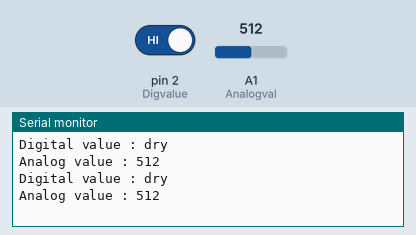
This sketch was run on a simulated Arduino Uno, built with avr-gcc and run on an emulated ATmega328P. On the bench: the last lines printed to the serial monitor. The test bench sets the inputs (shaded band); at power-on: pin 2 (Digvalue) HIGH, A1 (Analogval) = 512.

Above: at 1.8 s.
1.9 s: pin 2 (Digvalue) driven LOW
4.5 s: A1 (Analogval) set to 716
At 5.8 s:
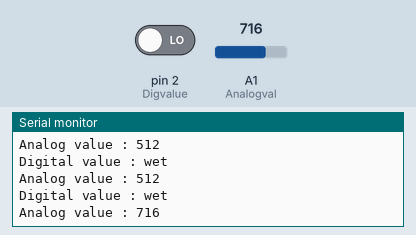
6.0 s: A1 (Analogval) set to 900
At 6.9 s:
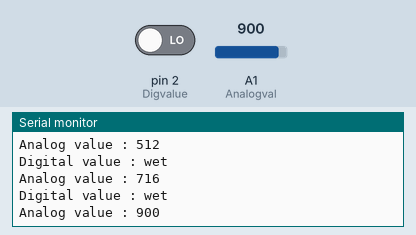
Timing chart, 0 to 9.0 s (numbered marks = the images above; inputs shaded):
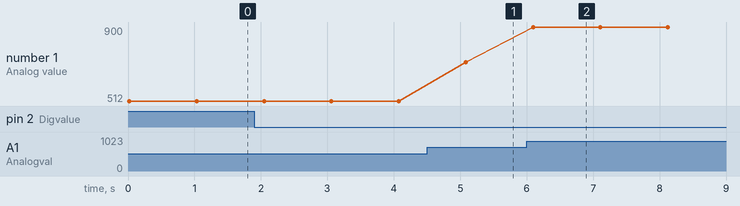

The sketch:

Rain_Sensor.ino
```cpp
/*
  Project: Rain Sensor
  Description:
    - Reads digital and analog values from a rain sensor.
    - Displays the moisture status (wet/dry) and analog readings on the Serial Monitor.
*/

const int Digvalue = 2;  // Digital output pin from rain sensor
const int Analogval = A1; // Analog output pin from rain sensor

int val_analog; // Variable to store analog reading

void setup() {
  pinMode(Digvalue, INPUT);
  pinMode(Analogval, INPUT);
  Serial.begin(9600); // Initialize Serial Monitor at 9600 baud
}

void loop() {
  // Check digital rain detection status
  if (digitalRead(Digvalue) == LOW) {
    Serial.println("Digital value : wet");  // When sensor detects water
    delay(12);
  } else {
    Serial.println("Digital value : dry");  // When sensor detects no water
    delay(12);
  }

  // Read analog value from rain sensor
  val_analog = analogRead(Analogval);
  Serial.print("Analog value : ");
  Serial.println(val_analog);  // Display analog moisture value
  Serial.println("");

  delay(1000); // Wait for 1 second before next reading
}
```

Measured:
- after the input at 4.5 s, the serial monitor: prints a new line after 0.59 s (image 1)
- after the input at 6.0 s, the serial monitor: prints a new line after 0.10 s (image 2)
- plotted number 1: 512 → 716 after the input at 4.5 s, 716 → 900 after the input at 6.0 s
